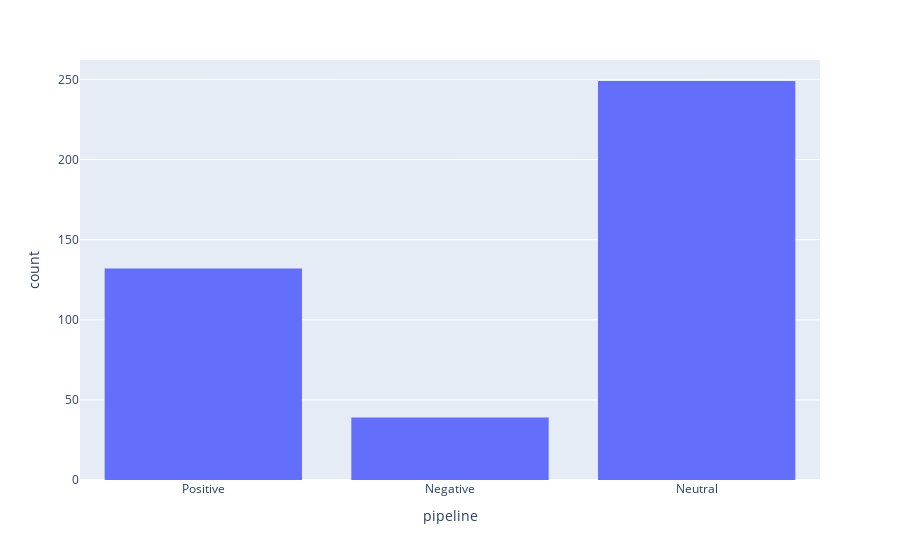

The notebook cell saved with this chart:
### Code cell
fig = px.histogram(df, x="pipeline", nbins=3)
fig.show()

### Figure 1 — Plotly figure (JSON) as saved in the notebook; plotly's stock layout.template omitted (floating-point values rounded to 4 significant figures; data arrays with more than 128 entries replaced by an {"elided": "..."} marker saying what was removed)
{"data": [{"alignmentgroup": "True", "bingroup": "x", "hovertemplate": "pipeline=%{x}<br>count=%{y}<extra></extra>", "legendgroup": "", "marker": {"color": "#636efa", "pattern": {"shape": ""}}, "name": "", "nbinsx": 3, "offsetgroup": "", "orientation": "v", "showlegend": false, "type": "histogram", "x": {"elided": "420 str values"}, "xaxis": "x", "yaxis": "y"}], "layout": {"barmode": "relative", "legend": {"tracegroupgap": 0}, "margin": {"t": 60}, "xaxis": {"anchor": "y", "domain": [0, 1], "title": {"text": "pipeline"}}, "yaxis": {"anchor": "x", "domain": [0, 1], "title": {"text": "count"}}}}
